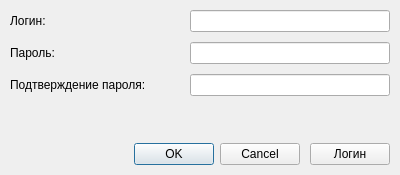
<?xml version="1.0" encoding="UTF-8"?>
<ui version="4.0">
 <class>RegistrationForm</class>
 <widget class="QWidget" name="RegistrationForm">
  <property name="geometry">
   <rect>
    <x>0</x>
    <y>0</y>
    <width>400</width>
    <height>175</height>
   </rect>
  </property>
  <property name="windowTitle">
   <string>Form</string>
  </property>
  <property name="autoFillBackground">
   <bool>false</bool>
  </property>
  <layout class="QVBoxLayout" name="verticalLayout">
   <property name="spacing">
    <number>10</number>
   </property>
   <property name="leftMargin">
    <number>10</number>
   </property>
   <property name="topMargin">
    <number>10</number>
   </property>
   <property name="rightMargin">
    <number>10</number>
   </property>
   <property name="bottomMargin">
    <number>10</number>
   </property>
   <item>
    <layout class="QFormLayout" name="formLayout">
     <property name="horizontalSpacing">
      <number>10</number>
     </property>
     <property name="verticalSpacing">
      <number>10</number>
     </property>
     <item row="0" column="0">
      <widget class="QLabel" name="label">
       <property name="text">
        <string>Логин:</string>
       </property>
      </widget>
     </item>
     <item row="0" column="1">
      <widget class="QLineEdit" name="loginEdit"/>
     </item>
     <item row="1" column="0">
      <widget class="QLabel" name="label_2">
       <property name="text">
        <string>Пароль:</string>
       </property>
      </widget>
     </item>
     <item row="1" column="1">
      <widget class="QLineEdit" name="passwordEdit">
       <property name="echoMode">
        <enum>QLineEdit::Password</enum>
       </property>
      </widget>
     </item>
     <item row="2" column="0">
      <widget class="QLabel" name="label_3">
       <property name="minimumSize">
        <size>
         <width>170</width>
         <height>0</height>
        </size>
       </property>
       <property name="text">
        <string>Подтверждение пароля:</string>
       </property>
      </widget>
     </item>
     <item row="2" column="1">
      <widget class="QLineEdit" name="confirmPasswordEdit">
       <property name="echoMode">
        <enum>QLineEdit::Password</enum>
       </property>
      </widget>
     </item>
    </layout>
   </item>
   <item>
    <spacer name="verticalSpacer">
     <property name="orientation">
      <enum>Qt::Vertical</enum>
     </property>
     <property name="sizeHint" stdset="0">
      <size>
       <width>20</width>
       <height>40</height>
      </size>
     </property>
    </spacer>
   </item>
   <item>
    <layout class="QHBoxLayout" name="horizontalLayout_2">
     <item>
      <widget class="QDialogButtonBox" name="buttonBox">
       <property name="standardButtons">
        <set>QDialogButtonBox::Cancel|QDialogButtonBox::Ok</set>
       </property>
      </widget>
     </item>
     <item>
      <widget class="QPushButton" name="loginButton">
       <property name="styleSheet">
        <string notr="true"/>
       </property>
       <property name="text">
        <string>Логин</string>
       </property>
       <property name="autoDefault">
        <bool>false</bool>
       </property>
      </widget>
     </item>
    </layout>
   </item>
  </layout>
 </widget>
 <tabstops>
  <tabstop>loginButton</tabstop>
  <tabstop>loginEdit</tabstop>
  <tabstop>passwordEdit</tabstop>
  <tabstop>confirmPasswordEdit</tabstop>
 </tabstops>
 <resources/>
 <connections/>
</ui>
